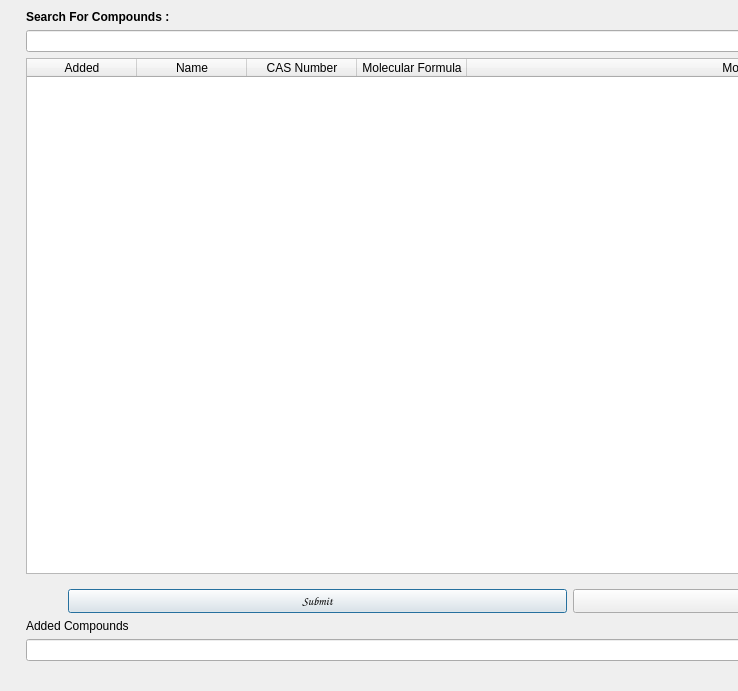
<?xml version="1.0" encoding="UTF-8"?>
<ui version="4.0">
 <class>Dialog</class>
 <widget class="QDialog" name="Dialog">
  <property name="geometry">
   <rect>
    <x>0</x>
    <y>0</y>
    <width>738</width>
    <height>691</height>
   </rect>
  </property>
  <property name="windowTitle">
   <string>Compound Selector</string>
  </property>
  <widget class="QWidget" name="verticalLayoutWidget">
   <property name="geometry">
    <rect>
     <x>0</x>
     <y>10</y>
     <width>1071</width>
     <height>651</height>
    </rect>
   </property>
   <layout class="QVBoxLayout" name="verticalLayout">
    <property name="leftMargin">
     <number>26</number>
    </property>
    <item>
     <widget class="QLabel" name="label">
      <property name="font">
       <font>
        <pointsize>9</pointsize>
        <weight>75</weight>
        <bold>true</bold>
       </font>
      </property>
      <property name="text">
       <string>Search For Compounds :</string>
      </property>
     </widget>
    </item>
    <item>
     <widget class="QLineEdit" name="lineEdit"/>
    </item>
    <item>
     <widget class="QTableWidget" name="tableWidget">
      <property name="enabled">
       <bool>true</bool>
      </property>
      <property name="sizePolicy">
       <sizepolicy hsizetype="Expanding" vsizetype="Expanding">
        <horstretch>1</horstretch>
        <verstretch>1</verstretch>
       </sizepolicy>
      </property>
      <attribute name="horizontalHeaderDefaultSectionSize">
       <number>110</number>
      </attribute>
      <attribute name="horizontalHeaderStretchLastSection">
       <bool>true</bool>
      </attribute>
      <column>
       <property name="text">
        <string>Added</string>
       </property>
      </column>
      <column>
       <property name="text">
        <string>Name</string>
       </property>
      </column>
      <column>
       <property name="text">
        <string>CAS Number</string>
       </property>
      </column>
      <column>
       <property name="text">
        <string>Molecular Formula</string>
       </property>
      </column>
      <column>
       <property name="text">
        <string>Molecular Weight</string>
       </property>
      </column>
     </widget>
    </item>
    <item>
     <layout class="QHBoxLayout" name="horizontalLayout_2">
      <property name="leftMargin">
       <number>42</number>
      </property>
      <property name="topMargin">
       <number>9</number>
      </property>
      <property name="rightMargin">
       <number>0</number>
      </property>
      <item>
       <layout class="QHBoxLayout" name="horizontalLayout_4">
        <item>
         <widget class="QPushButton" name="pushButton">
          <property name="font">
           <font>
            <family>Comic Sans MS</family>
           </font>
          </property>
          <property name="text">
           <string>Submit</string>
          </property>
         </widget>
        </item>
        <item>
         <widget class="QPushButton" name="pushButton_2">
          <property name="font">
           <font>
            <family>Comic Sans MS</family>
           </font>
          </property>
          <property name="text">
           <string>Cancel</string>
          </property>
         </widget>
        </item>
       </layout>
      </item>
     </layout>
    </item>
    <item>
     <widget class="QLabel" name="AddedCompounds">
      <property name="minimumSize">
       <size>
        <width>33</width>
        <height>0</height>
       </size>
      </property>
      <property name="text">
       <string>Added Compounds</string>
      </property>
     </widget>
    </item>
    <item>
     <widget class="QLineEdit" name="lineEdit_2"/>
    </item>
   </layout>
  </widget>
 </widget>
 <resources/>
 <connections/>
</ui>
